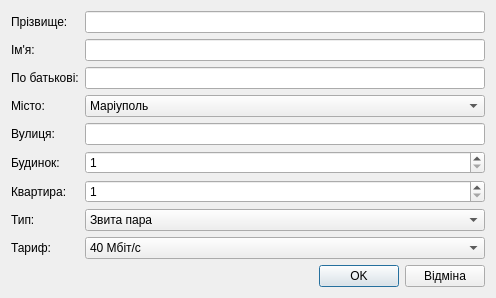
<?xml version="1.0" encoding="UTF-8"?>
<ui version="4.0">
 <class>EditCustomer</class>
 <widget class="QDialog" name="EditCustomer">
  <property name="geometry">
   <rect>
    <x>0</x>
    <y>0</y>
    <width>496</width>
    <height>277</height>
   </rect>
  </property>
  <property name="windowTitle">
   <string>Редагування запису</string>
  </property>
  <layout class="QGridLayout" name="gridLayout">
   <item row="1" column="0">
    <widget class="QLabel" name="label_2">
     <property name="text">
      <string>Ім'я:</string>
     </property>
    </widget>
   </item>
   <item row="9" column="1">
    <layout class="QHBoxLayout" name="horizontalLayout">
     <item>
      <spacer name="horizontalSpacer">
       <property name="orientation">
        <enum>Qt::Horizontal</enum>
       </property>
       <property name="sizeHint" stdset="0">
        <size>
         <width>599</width>
         <height>20</height>
        </size>
       </property>
      </spacer>
     </item>
     <item>
      <widget class="QPushButton" name="pbApply">
       <property name="text">
        <string>OK</string>
       </property>
      </widget>
     </item>
     <item>
      <widget class="QPushButton" name="pbCancel">
       <property name="text">
        <string>Відміна</string>
       </property>
      </widget>
     </item>
    </layout>
   </item>
   <item row="2" column="0">
    <widget class="QLabel" name="label_3">
     <property name="text">
      <string>По батькові:</string>
     </property>
    </widget>
   </item>
   <item row="4" column="0">
    <widget class="QLabel" name="label_6">
     <property name="text">
      <string>Вулиця:</string>
     </property>
    </widget>
   </item>
   <item row="0" column="1">
    <widget class="QLineEdit" name="lineSurname"/>
   </item>
   <item row="2" column="1">
    <widget class="QLineEdit" name="linePatronymic"/>
   </item>
   <item row="3" column="0">
    <widget class="QLabel" name="label_5">
     <property name="text">
      <string>Місто:</string>
     </property>
    </widget>
   </item>
   <item row="1" column="1">
    <widget class="QLineEdit" name="lineName">
     <property name="text">
      <string/>
     </property>
    </widget>
   </item>
   <item row="0" column="0">
    <widget class="QLabel" name="label">
     <property name="text">
      <string>Прізвище:</string>
     </property>
    </widget>
   </item>
   <item row="8" column="0">
    <widget class="QLabel" name="label_10">
     <property name="text">
      <string>Тариф:</string>
     </property>
    </widget>
   </item>
   <item row="6" column="1">
    <widget class="QSpinBox" name="spApartment">
     <property name="minimum">
      <number>1</number>
     </property>
     <property name="maximum">
      <number>1000</number>
     </property>
    </widget>
   </item>
   <item row="5" column="0">
    <widget class="QLabel" name="label_7">
     <property name="text">
      <string>Будинок:</string>
     </property>
    </widget>
   </item>
   <item row="8" column="1">
    <widget class="QComboBox" name="cbTariffs">
     <item>
      <property name="text">
       <string>40 Мбіт/с</string>
      </property>
     </item>
     <item>
      <property name="text">
       <string>80 Мбіт/с</string>
      </property>
     </item>
     <item>
      <property name="text">
       <string>100 Мбіт/с</string>
      </property>
     </item>
    </widget>
   </item>
   <item row="7" column="0">
    <widget class="QLabel" name="label_9">
     <property name="text">
      <string>Тип:</string>
     </property>
    </widget>
   </item>
   <item row="7" column="1">
    <widget class="QComboBox" name="cbConnectionTypes">
     <item>
      <property name="text">
       <string>Звита пара</string>
      </property>
     </item>
     <item>
      <property name="text">
       <string>Оптоволокно</string>
      </property>
     </item>
    </widget>
   </item>
   <item row="4" column="1">
    <widget class="QLineEdit" name="lineStreet"/>
   </item>
   <item row="5" column="1">
    <widget class="QSpinBox" name="spBuilding">
     <property name="minimum">
      <number>1</number>
     </property>
     <property name="maximum">
      <number>1000</number>
     </property>
    </widget>
   </item>
   <item row="6" column="0">
    <widget class="QLabel" name="label_8">
     <property name="text">
      <string>Квартира:</string>
     </property>
    </widget>
   </item>
   <item row="3" column="1">
    <widget class="QComboBox" name="cbCities">
     <item>
      <property name="text">
       <string>Маріуполь</string>
      </property>
     </item>
     <item>
      <property name="text">
       <string>Покровськ</string>
      </property>
     </item>
     <item>
      <property name="text">
       <string>Авдіївка</string>
      </property>
     </item>
    </widget>
   </item>
  </layout>
 </widget>
 <resources/>
 <connections/>
</ui>
